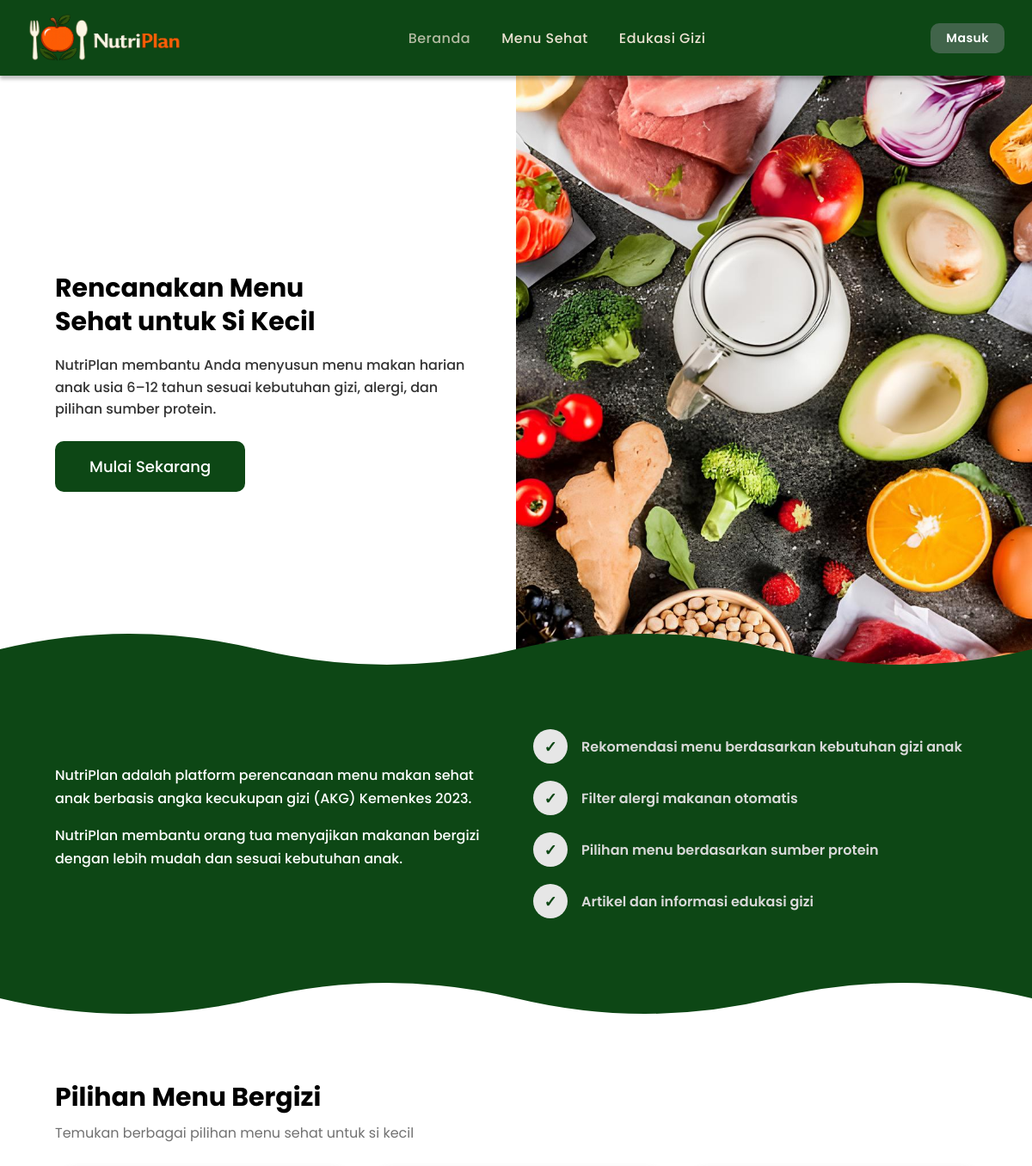
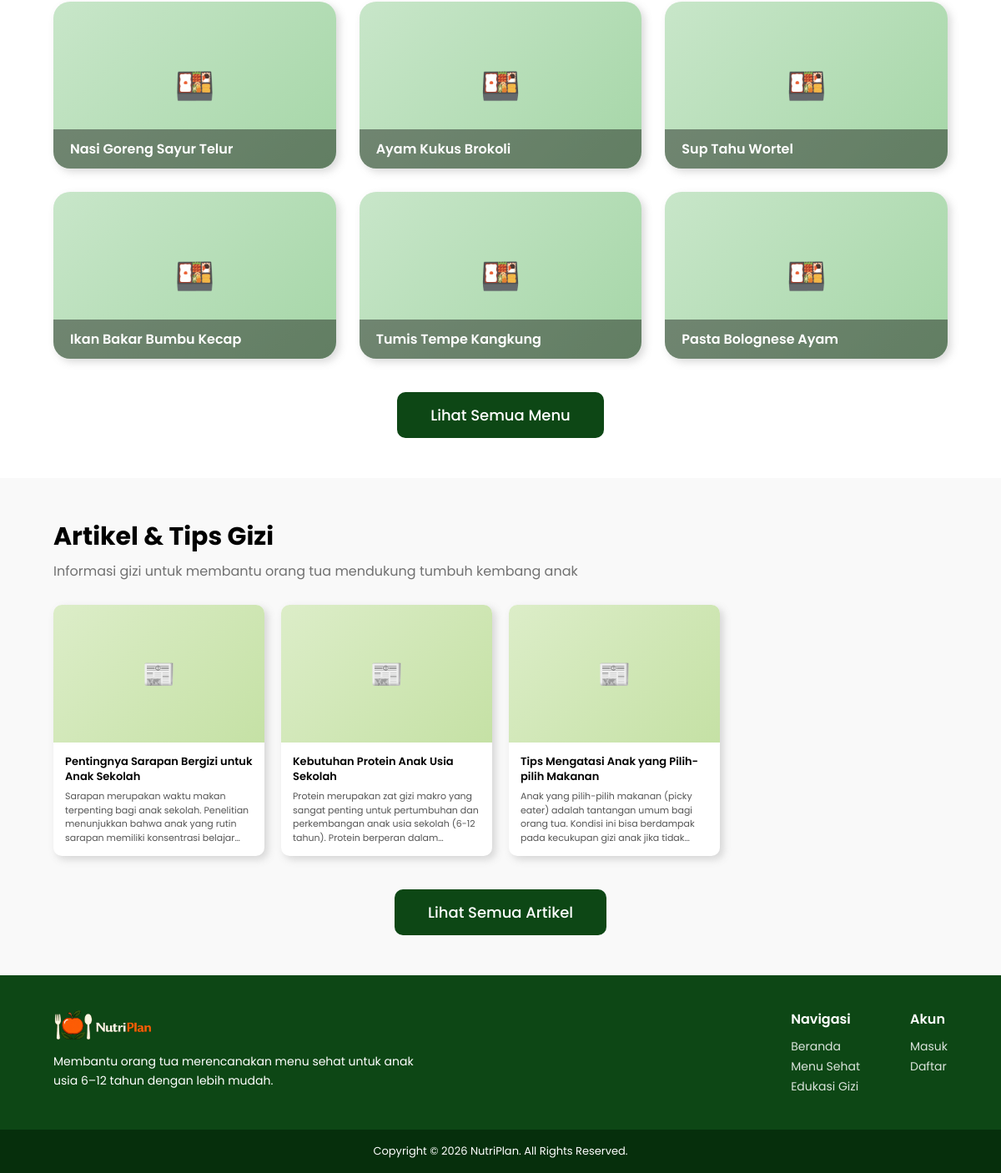
The page / on the database its author committed (2 pictures, top to bottom).
### tables this page shows
CREATE TABLE IF NOT EXISTS menu (
  id_menu           INT AUTO_INCREMENT PRIMARY KEY,
  nama_menu         VARCHAR(255) NOT NULL,
  deskripsi         TEXT,
  cara_masak        TEXT,
  gambar            VARCHAR(255) DEFAULT NULL,
  energi            FLOAT NOT NULL,
  protein           FLOAT NOT NULL,
  lemak             FLOAT DEFAULT 0,
  karbohidrat       FLOAT DEFAULT 0,
  serat             FLOAT DEFAULT 0,
  harga             DECIMAL(10,2) DEFAULT 0,
  kategori_anggaran ENUM('Hemat', 'Standar', 'Premium') NOT NULL,
  kelompok_usia     ENUM('6-9', '10-12', 'semua') DEFAULT 'semua',
  waktu_makan       SET('pagi','siang','malam') NOT NULL DEFAULT 'pagi,siang,malam',
  alergi_kandungan  VARCHAR(255) DEFAULT NULL,
  created_at        TIMESTAMP DEFAULT CURRENT_TIMESTAMP
);

CREATE TABLE IF NOT EXISTS edukasi (
  id_edukasi INT AUTO_INCREMENT PRIMARY KEY,
  judul      VARCHAR(255) NOT NULL,
  isi        TEXT NOT NULL,
  gambar     VARCHAR(255) DEFAULT NULL,
  created_at TIMESTAMP DEFAULT CURRENT_TIMESTAMP
);

### helpers/auth.php (called while the page is built, shortened)
<?php
function isLoggedIn(): bool
{
    return isset($_SESSION['id_user']);
}

### pages/beranda.php (the view, shortened to what this page needs)
<!DOCTYPE html>
<html lang="id">
<head>
    <link
        rel="stylesheet"
        href="/assets/css/style.css"
    >
</head>
<body>
<?php include ROOT . '/includes/navbar.php'; ?>
<section class="hero">
    <div class="hero-text">
        <h1>
            Rencanakan Menu<br>
            Sehat untuk Si Kecil
        </h1>
        <p>
            NutriPlan membantu Anda menyusun menu makan harian
            anak usia 6–12 tahun sesuai kebutuhan gizi,
            alergi, dan pilihan sumber protein.
        </p>
        <?php if (!isLoggedIn()): ?>
            <a
                href="/index.php?page=registrasi"
                class="btn-primary"
                style="align-self:flex-start; font-size:18px; padding:16px 40px;"
            >
                Mulai Sekarang
            </a>
        <?php endif; ?>
    </div>
    <div class="hero-image">
        <img
            src="/assets/images/nutriplan-hero-image.jpg"
            alt="Menu sehat untuk anak"
        >
    </div>
</section>
<section class="about-section">
    <svg
        class="about-wave"
        viewBox="0 0 1440 100"
        xmlns="http://www.w3.org/2000/svg"
        preserveAspectRatio="none"
    >
        <path
            d="M0,50 Q180,10 360,50 T720,50 T1080,50 T1440,50 L1440,100 L0,100 Z"
            fill="#0d4715"
        />
    </svg>
    <div class="about-content">
        <div class="about-text">
            <p>
                NutriPlan adalah platform perencanaan menu makan
                sehat anak berbasis angka kecukupan gizi (AKG)
                Kemenkes 2023.
            </p>
            <p>
                NutriPlan membantu orang tua menyajikan makanan
                bergizi dengan lebih mudah dan sesuai kebutuhan anak.
            </p>
        </div>
        <div class="feature-list">
            <div class="feature-item">
                <div class="feature-check">✓</div>
                <p>
                    Rekomendasi menu berdasarkan kebutuhan gizi anak
                </p>
            </div>
            <div class="feature-item">
                <div class="feature-check">✓</div>
                <p>
                    Filter alergi makanan otomatis
                </p>
            </div>
            <div class="feature-item">
                <div class="feature-check">✓</div>
                <p>
                    Pilihan menu berdasarkan sumber protein
                </p>
            </div>
            <div class="feature-item">
                <div class="feature-check">✓</div>
                <p>
                    Artikel dan informasi edukasi gizi
                </p>
            </div>
        </div>
    </div>
    <svg
        class="about-wave"
        viewBox="0 0 1440 100"
        xmlns="http://www.w3.org/2000/svg"
        preserveAspectRatio="none"
    >
        <path
            d="M0,50 Q180,90 360,50 T720,50 T1080,50 T1440,50 L1440,0 L0,0 Z"
            fill="#0d4715"
        />
    </svg>
</section>
<?php
$menus = [];
$result = mysqli_query(
    $conn,
    "SELECT
        id_menu,
        nama_menu,
        gambar
     FROM menu
     ORDER BY id_menu ASC
     LIMIT 6"
);
if ($result) {
    while ($row = mysqli_fetch_assoc($result)) {
        $menus[] = $row;
    }
}
?>
<section class="section">
    <h2 class="section-title">
        Pilihan Menu Bergizi
    </h2>
    <p class="section-subtitle">
        Temukan berbagai pilihan menu sehat untuk si kecil
    </p>
    <?php if ($menus): ?>
        <div class="menu-grid">
            <?php foreach ($menus as $menu): ?>
                <a
                    href="/index.php?page=menu_detail&id=<?= (int) $menu['id_menu']; ?>"
                    class="menu-card"
                    style="text-decoration:none; color:inherit;"
                >
                    <?php if (
                        !empty($menu['gambar'])
                        && file_exists(
                            ROOT . '/assets/images/' . $menu['gambar']
                        )
                    ): ?>
                        <img
                            src="/assets/images/<?= htmlspecialchars($menu['gambar']); ?>"
                            alt="<?= htmlspecialchars($menu['nama_menu']); ?>"
                        >
                    <?php else: ?>
                        <div class="menu-card-no-img">
                            🍱
                        </div>
                    <?php endif; ?>
                    <div class="menu-card-label">
                        <?= htmlspecialchars($menu['nama_menu']); ?>
                    </div>
                </a>
            <?php endforeach; ?>
        </div>
    <?php endif; ?>
    <div
        style="text-align:center; margin-top:40px;"
    >
        <a
            href="/index.php?page=menu"
            class="btn-primary"
            style="font-size:18px; padding:14px 40px;"
        >
            Lihat Semua Menu
        </a>
    </div>
</section>
<?php
$edukasi = [];
$result = mysqli_query(
    $conn,
    "SELECT
        id_edukasi,
        judul,
        isi,
        gambar
     FROM edukasi
     ORDER BY created_at DESC
     LIMIT 4"
);
if ($result) {
    while ($row = mysqli_fetch_assoc($result)) {
        $edukasi[] = $row;
    }
}
?>
<section
    class="section"
    style="background:#f9f9f9;"
>
    <h2 class="section-title">
        Artikel & Tips Gizi
    </h2>
    <p class="section-subtitle">
        Informasi gizi untuk membantu orang tua
        mendukung tumbuh kembang anak
    </p>
    <?php if ($edukasi): ?>
        <div class="news-grid">
            <?php foreach ($edukasi as $item): ?>
                <a
                    href="/index.php?page=edukasi_detail&id=<?= (int) $item['id_edukasi']; ?>"
                    class="news-card"
                    style="text-decoration:none; color:inherit;"
                >
                    <?php if (
                        !empty($item['gambar'])
                        && file_exists(
                            ROOT . '/assets/images/' . $item['gambar']
                        )
                    ): ?>
                        <img
                            class="news-card-img"
                            src="/assets/images/<?= htmlspecialchars($item['gambar']); ?>"
                            alt="<?= htmlspecialchars($item['judul']); ?>"
                        >
                    <?php else: ?>
                        <div class="news-card-img-placeholder">
                            📰
                        </div>
                    <?php endif; ?>
                    <div class="news-card-body">
                        <div class="news-card-title">
                            <?= htmlspecialchars($item['judul']); ?>
                        </div>
                        <div class="news-card-excerpt">
                            <?= htmlspecialchars(
                                strip_tags(
                                    substr(
                                        $item['isi'],
                                        0,
                                        200
                                    )
                                )
                            ); ?>
                        </div>
                    </div>
                </a>
            <?php endforeach; ?>
        </div>
    <?php endif; ?>
    <div
        style="text-align:center; margin-top:40px;"
    >
        <a
            href="/index.php?page=edukasi"
            class="btn-primary"
            style="font-size:18px; padding:14px 40px;"
        >
            Lihat Semua Artikel
        </a>
    </div>
</section>
<?php include ROOT . '/includes/footer.php'; ?>
</body>
</html>

### index.php (shortened to what this page needs)
<?php
require_once ROOT . '/helpers/auth.php';
$page = $_GET['page'] ?? 'beranda';
if ($page === 'download_jadwal_pdf') {
    $file = ROOT . '/pages/download_jadwal.php';
} else {
    $file = ROOT . "/pages/{$page}.php";
}
if (file_exists($file)) {
    include $file;
    exit();
}

### includes/navbar.php
<?php
$current = $_GET['page'] ?? 'beranda';
?>
<nav class="navbar">
    <a href="/index.php?page=beranda" class="navbar-logo">
        <img
            src="/assets/images/nutriplan-logo.png"
            alt="NutriPlan"
        >
    </a>
    <div class="navbar-menu">
        <a
            href="/index.php?page=beranda"
            class="<?= $current === 'beranda' ? 'active' : ''; ?>"
        >
            Beranda
        </a>
        <a
            href="/index.php?page=menu"
            class="<?= in_array(
                $current,
                ['menu', 'menu_detail'],
                true
            ) ? 'active' : ''; ?>"
        >
            Menu Sehat
        </a>
        <a
            href="/index.php?page=edukasi"
            class="<?= in_array(
                $current,
                ['edukasi', 'edukasi_detail'],
                true
            ) ? 'active' : ''; ?>"
        >
            Edukasi Gizi
        </a>
    </div>
    <div class="navbar-right">
        <?php if (isLoggedIn()): ?>
            <?php
            $profilLink = isAdmin()
                ? '/admin/'
                : '/index.php?page=profil_ibu';
            ?>
            <a
                href="<?= $profilLink; ?>"
                class="navbar-user-btn"
            >
                <?= htmlspecialchars(
                    $_SESSION['nama'] ?? 'Pengguna'
                ); ?>
            </a>
        <?php else: ?>
            <a
                href="/index.php?page=login"
                class="btn-navbar"
            >
                Masuk
            </a>
        <?php endif; ?>
    </div>
</nav>

### includes/footer.php
<footer class="footer">
    <div class="footer-inner">
        <div class="footer-brand">
            <img
                src="/assets/images/nutriplan-logo.png"
                alt="NutriPlan"
                style="height:40px; width:auto;"
            >
            <p>
                Membantu orang tua merencanakan menu sehat
                untuk anak usia 6–12 tahun dengan lebih mudah.
            </p>
        </div>
        <div class="footer-links">
            <div class="footer-col">
                <h4>Navigasi</h4>
                <a href="/index.php?page=beranda">
                    Beranda
                </a>
                <a href="/index.php?page=menu">
                    Menu Sehat
                </a>
                <a href="/index.php?page=edukasi">
                    Edukasi Gizi
                </a>
            </div>
            <div class="footer-col">
                <h4>Akun</h4>
                <?php if (isLoggedIn()): ?>
                    <a href="/index.php?page=profil_ibu">
                        Profil
                    </a>
                    <a href="/logout.php">
                        Keluar
                    </a>
                <?php else: ?>
                    <a href="/index.php?page=login">
                        Masuk
                    </a>
                    <a href="/index.php?page=registrasi">
                        Daftar
                    </a>
                <?php endif; ?>
            </div>
        </div>
    </div>
    <div class="footer-bottom">
        Copyright &copy; <?= date('Y'); ?> NutriPlan.
        All Rights Reserved.
    </div>
</footer>

### rows shown on the page
menu: nama_menu "Nasi Goreng Sayur Telur"
menu: nama_menu "Ayam Kukus Brokoli"
menu: nama_menu "Sup Tahu Wortel"
menu: nama_menu "Ikan Bakar Bumbu Kecap"
menu: nama_menu "Tumis Tempe Kangkung"
menu: nama_menu "Pasta Bolognese Ayam"
edukasi: judul "Pentingnya Sarapan Bergizi untuk Anak Sekolah", isi "Sarapan merupakan waktu makan terpenting bagi anak sekolah. Penelitian menunjukkan bahwa anak yang rutin sarapan memiliki konsentrasi…"
edukasi: judul "Kebutuhan Protein Anak Usia Sekolah", isi "Protein merupakan zat gizi makro yang sangat penting untuk pertumbuhan dan perkembangan anak usia sekolah (6-12 tahun). Protein berperan…"
edukasi: judul "Tips Mengatasi Anak yang Pilih-pilih Makanan", isi "Anak yang pilih-pilih makanan (picky eater) adalah tantangan umum bagi orang tua. Kondisi ini bisa berdampak pada kecukupan gizi anak jika…"
